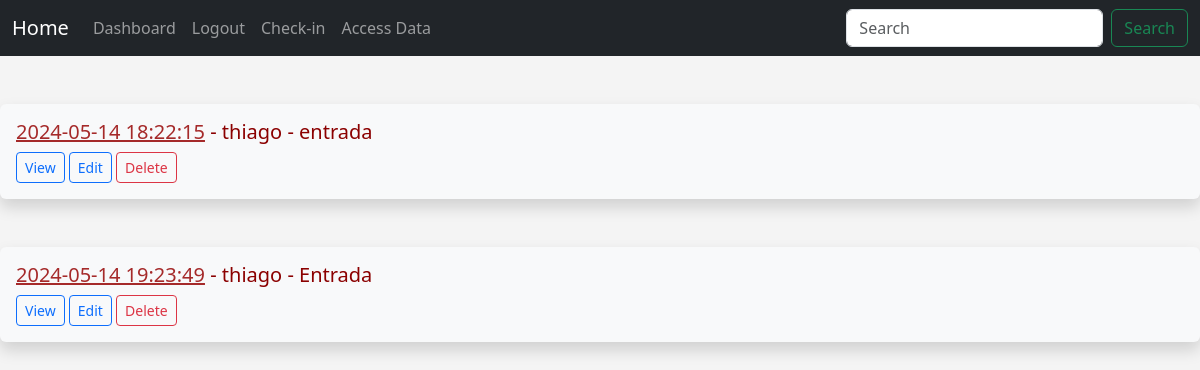
The page /posts (signed in) on the database its author committed.
### app.py (models this page shows, shortened)
class Posts(db.Model):
    id = db.Column(db.Integer, primary_key=True)
    title = db.Column(db.String(255))
    date_posted = db.Column(db.DateTime, default=datetime.now().replace(microsecond=0))
    poster_id = db.Column(db.Integer, db.ForeignKey('users.id'))

class Users(db.Model, UserMixin):
    id = db.Column(db.Integer, primary_key=True)
    username = db.Column(db.String(20), unique=True, nullable=False)
    name = db.Column(db.String(80), nullable=False)
    email = db.Column(db.String(120), unique=True, nullable=False)
    date_added = db.Column(db.DateTime, default=datetime.now().replace(microsecond=0))
    password_hash = db.Column(db.String(128))
    posts = db.relationship('Posts', backref='poster')
    @property
    def password(self):
        raise AttributeError('password os not a readable attribute!')

### app.py (the view)
@app.route('/posts')
@login_required
def posts():
    posts = Posts.query.filter(Posts.poster_id == current_user.id)
    return render_template("posts.html", posts=posts)

### app.py (called while the page is built)
@login_manager.user_loader
def load_user(user_id):
    return Users.query.get(int(user_id))

### PI/templates/posts.html (shortened to what this page needs)
{% extends 'base.html' %}
{% block content %}
<br/>
{% for post in posts %}
<div class="shadow p-3 mb-5 bg-body-tertiary rounded">
     <h2> <a href="{{ url_for('post', id=post.id)}}", color: darkred>
        {{ post.date_posted}}</a>
    - {{ post.poster.name}} -
    {{ post.title}}</h2>
    <a href="{{ url_for('post', id=post.id)}}"
    class="btn btn-outline-primary btn-sm">View</a>
    <a href="{{ url_for('edit_post', id=post.id)}}"
    class="btn btn-outline-primary btn-sm">Edit</a>
    <a href="{{ url_for('delete_post', id=post.id)}}"
    class="btn btn-outline-danger btn-sm">Delete</a>
</div>
{% endfor %}
{% endblock %}

### PI/templates/base.html (shortened to what this page needs)
<!doctype html>
<html lang="en">
  <head>
    <link href="https://cdn.jsdelivr.net/npm/bootstrap@5.3.3/dist/css/bootstrap.min.css" rel="stylesheet">
    <link href="{{ url_for('static', filename='css/style.css')}}" rel="stylesheet">
  </head>
  <body>
    {% include 'navbar.html' %}
    <br/>
    {% block content %}
    {% endblock %}
  </body>
</html>

### PI/templates/navbar.html (shortened to what this page needs)
<nav class="navbar navbar-expand-lg navbar-dark bg-dark">
  <div class="container-fluid">
    <a class="navbar-brand" href="{{url_for('index')}}">Home</a>
    <div class="collapse navbar-collapse" id="navbarSupportedContent">
      <ul class="navbar-nav me-auto mb-2 mb-lg-0">
        {% if current_user.is_authenticated %}
          <li class="nav-item">
          <a class="nav-link" href="{{url_for('dashboard')}}">Dashboard</a>
          </li>
          <li class="nav-item">
          <a class="nav-link" href="{{url_for('logout')}}">Logout</a>
          </li>
        {% endif %}
        <li class="nav-item">
          <a class="nav-link" href="{{url_for('add_post')}}">Check-in</a>
        </li>
        <li class="nav-item">
          <a class="nav-link" href="{{url_for('posts')}}">Access Data</a>
        </li>
      </ul>
      <form class="d-flex" role="search">
        <input class="form-control me-2" type="search" placeholder="Search" aria-label="Search">
        <button class="btn btn-outline-success" type="submit">Search</button>
      </form>
    </div>
  </div>
</nav>

### PI/static/css/style.css (style rules this page uses)
h2 { color: darkred; font-size: 20px; }
a { color:brown; }
body { background: #f4f4f4; }

### rows shown on the page
Posts: date_posted "2024-05-14 18:22:15", poster.name "thiago", title "entrada"
Posts: date_posted "2024-05-14 19:23:49", poster.name "thiago", title "Entrada"
